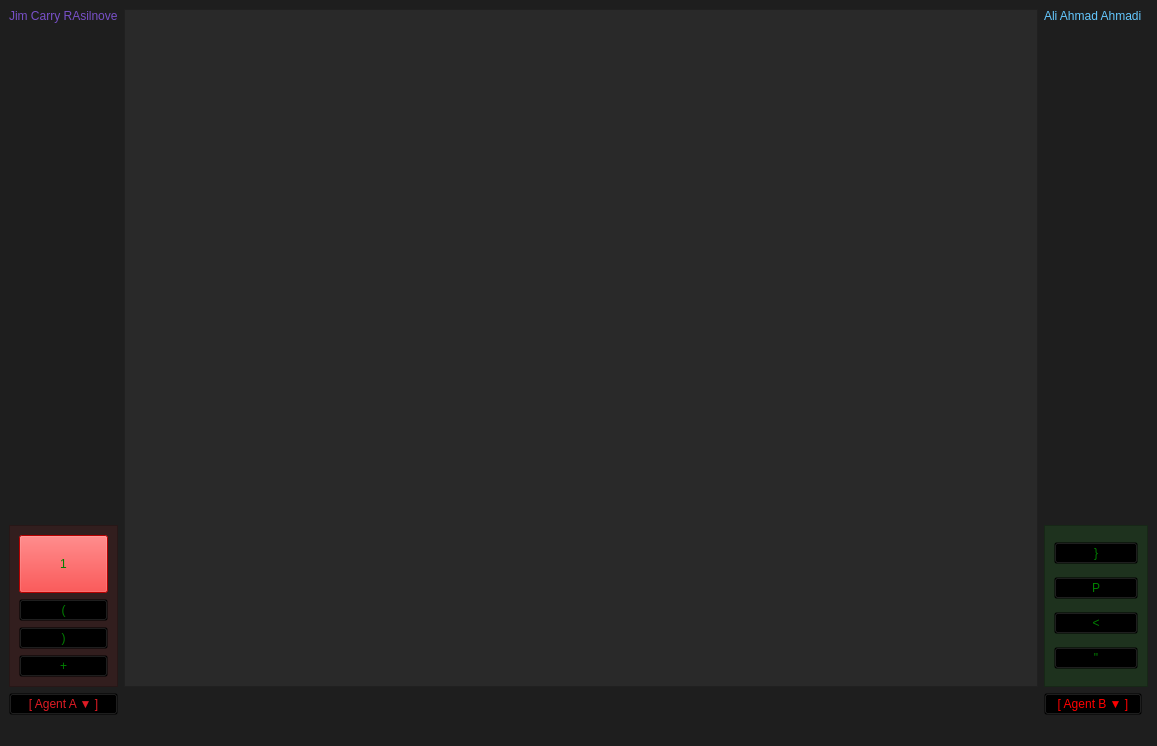
<?xml version="1.0" encoding="UTF-8"?>
<ui version="4.0">
 <class>MainWindow</class>
 <widget class="QMainWindow" name="MainWindow">
  <property name="geometry">
   <rect>
    <x>0</x>
    <y>0</y>
    <width>1157</width>
    <height>746</height>
   </rect>
  </property>
  <property name="windowTitle">
   <string>MainWindow</string>
  </property>
  <property name="styleSheet">
   <string notr="true">background-color:	rgb(30, 30, 30);</string>
  </property>
  <widget class="QWidget" name="centralwidget">
   <layout class="QGridLayout" name="gridLayout">
    <item row="2" column="0">
     <widget class="QFrame" name="Frame1">
      <property name="styleSheet">
       <string notr="true">background-color: rgb(50, 30, 30);

border-radius: 10px 100px / 120px;</string>
      </property>
      <property name="frameShape">
       <enum>QFrame::Shape::StyledPanel</enum>
      </property>
      <property name="frameShadow">
       <enum>QFrame::Shadow::Raised</enum>
      </property>
      <layout class="QVBoxLayout" name="verticalLayout">
       <item>
        <widget class="QPushButton" name="button11">
         <property name="styleSheet">
          <string notr="true">background-color: red;
height: 50px;
color: green;
border-radius: 10px 100px / 120px;</string>
         </property>
         <property name="text">
          <string>1</string>
         </property>
         <property name="iconSize">
          <size>
           <width>20</width>
           <height>20</height>
          </size>
         </property>
         <property name="checkable">
          <bool>true</bool>
         </property>
         <property name="checked">
          <bool>false</bool>
         </property>
        </widget>
       </item>
       <item>
        <widget class="QPushButton" name="button21">
         <property name="styleSheet">
          <string notr="true">background-color: transparent;
color: green;</string>
         </property>
         <property name="text">
          <string>(</string>
         </property>
         <property name="checkable">
          <bool>true</bool>
         </property>
        </widget>
       </item>
       <item>
        <widget class="QPushButton" name="button31">
         <property name="styleSheet">
          <string notr="true">background-color: transparent;
color: green;</string>
         </property>
         <property name="text">
          <string>)</string>
         </property>
         <property name="checkable">
          <bool>true</bool>
         </property>
        </widget>
       </item>
       <item>
        <widget class="QPushButton" name="button41">
         <property name="styleSheet">
          <string notr="true">background-color: transparent;
color: green;</string>
         </property>
         <property name="text">
          <string>+</string>
         </property>
         <property name="checkable">
          <bool>true</bool>
         </property>
        </widget>
       </item>
      </layout>
     </widget>
    </item>
    <item row="3" column="0">
     <widget class="QPushButton" name="Agent1">
      <property name="styleSheet">
       <string notr="true">color: rgb(224, 27, 36);
background-color: transparent;</string>
      </property>
      <property name="text">
       <string>[ Agent A ▼ ]</string>
      </property>
     </widget>
    </item>
    <item row="2" column="2" colspan="2">
     <widget class="QFrame" name="Frame2">
      <property name="styleSheet">
       <string notr="true">background-color: rgb(30, 50, 30);

border-radius: 10px 100px / 120px;</string>
      </property>
      <property name="frameShape">
       <enum>QFrame::Shape::StyledPanel</enum>
      </property>
      <property name="frameShadow">
       <enum>QFrame::Shadow::Raised</enum>
      </property>
      <layout class="QVBoxLayout" name="verticalLayout_3">
       <item>
        <widget class="QPushButton" name="button12">
         <property name="styleSheet">
          <string notr="true">background-color: transparent;
color: green;</string>
         </property>
         <property name="text">
          <string>}</string>
         </property>
         <property name="checkable">
          <bool>true</bool>
         </property>
        </widget>
       </item>
       <item>
        <widget class="QPushButton" name="button22">
         <property name="styleSheet">
          <string notr="true">background-color: transparent;
color: green;</string>
         </property>
         <property name="text">
          <string>P</string>
         </property>
         <property name="checkable">
          <bool>true</bool>
         </property>
        </widget>
       </item>
       <item>
        <widget class="QPushButton" name="button32">
         <property name="styleSheet">
          <string notr="true">background-color: transparent;
color: green;</string>
         </property>
         <property name="text">
          <string>&lt;</string>
         </property>
         <property name="checkable">
          <bool>true</bool>
         </property>
        </widget>
       </item>
       <item>
        <widget class="QPushButton" name="button42">
         <property name="styleSheet">
          <string notr="true">background-color: transparent;
color: green;</string>
         </property>
         <property name="text">
          <string>&quot;</string>
         </property>
         <property name="checkable">
          <bool>true</bool>
         </property>
        </widget>
       </item>
      </layout>
     </widget>
    </item>
    <item row="0" column="1" rowspan="3">
     <widget class="QGraphicsView" name="graphicsView">
      <property name="styleSheet">
       <string notr="true">background-color: rgb(41, 41, 41);
border-radius: 50% 20% / 10% 40%;</string>
      </property>
     </widget>
    </item>
    <item row="1" column="0">
     <spacer name="verticalSpacer">
      <property name="orientation">
       <enum>Qt::Orientation::Vertical</enum>
      </property>
      <property name="sizeHint" stdset="0">
       <size>
        <width>20</width>
        <height>40</height>
       </size>
      </property>
     </spacer>
    </item>
    <item row="3" column="2">
     <widget class="QPushButton" name="Agent2">
      <property name="styleSheet">
       <string notr="true">background-color: transparent;
color: red;
border: 3px solid #00;</string>
      </property>
      <property name="text">
       <string>[ Agent B ▼ ]</string>
      </property>
     </widget>
    </item>
    <item row="0" column="2">
     <widget class="QLabel" name="label_2">
      <property name="styleSheet">
       <string notr="true">color: 	rgb(100, 200, 255);</string>
      </property>
      <property name="text">
       <string>Ali Ahmad Ahmadi</string>
      </property>
     </widget>
    </item>
    <item row="0" column="0">
     <widget class="QLabel" name="label">
      <property name="styleSheet">
       <string notr="true">color: 	rgb(120, 80, 200);</string>
      </property>
      <property name="text">
       <string>Jim Carry RAsilnove</string>
      </property>
     </widget>
    </item>
   </layout>
  </widget>
  <widget class="QMenuBar" name="menubar">
   <property name="geometry">
    <rect>
     <x>0</x>
     <y>0</y>
     <width>1157</width>
     <height>23</height>
    </rect>
   </property>
  </widget>
  <widget class="QStatusBar" name="statusbar"/>
 </widget>
 <resources/>
 <connections/>
</ui>
